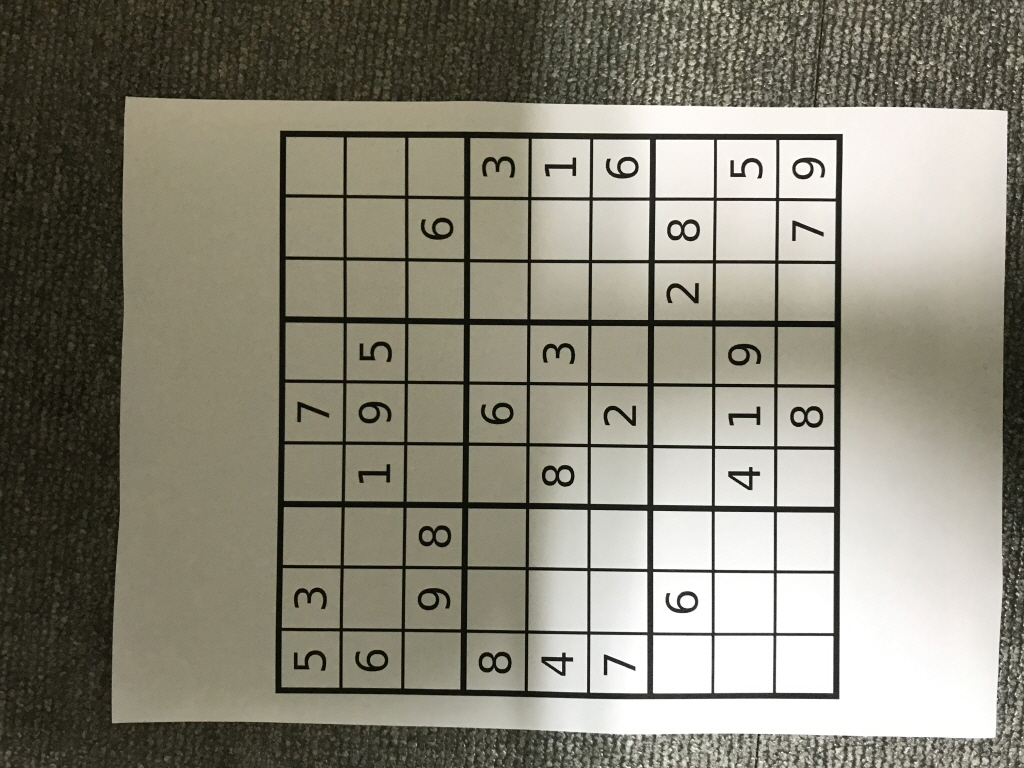
#> input picture OpenCVPython/Image/sIMG_2168.jpg, 1024 x 768 px; its folder holds 5 pictures in this run
$ jupyter execute --allow-errors chap142.ipynb
#> lines starting #> are read from the running program, lines starting #| are printed output that depends on the picture; after the words box and inside, x2 and y2 are one past the last pixel; in counts of white or black regions, pixels touching at a corner belong together
# 1.4.2 Image Thresholding

## Simple Thresholding

[cell 1]
import cv2
import numpy as np
from matplotlib import pyplot as plt

[cell 2]
def showImage(img):
    cv2.imshow('image',img)
    cv2.waitKey(0)
    cv2.destroyAllWindows()

[cell 3]
img = cv2.imread('./Image/beach-438500_1280.jpg')
showImage(img)
#> (the rest of this cell did not finish here and is left out)

[cell 4]
h,w=256,512
gray = np.zeros((h,w), np.uint8)
for i in range(h):
    for j in range(w):
#        gray[i,j]=i%256
#        gray[i,j]=(i+j)%256
        gray[i,j]=j%256

[cell 5]
showImage(gray)
#> in showImage (call 2), `cv2.imshow('image',img)`:
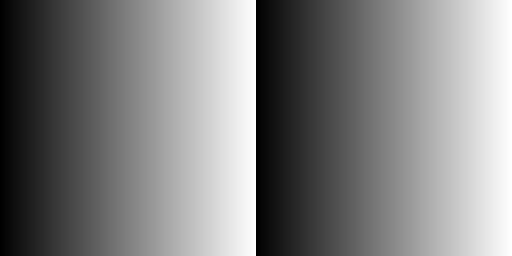
#> window 'image': shape (256, 512); min 0, max 255, mean 127.5

[cell 6]
ret,thresh1 = cv2.threshold(gray,127,255,cv2.THRESH_BINARY)
ret,thresh2 = cv2.threshold(gray,127,255,cv2.THRESH_BINARY_INV)
ret,thresh3 = cv2.threshold(gray,127,255,cv2.THRESH_TRUNC)
ret,thresh4 = cv2.threshold(gray,127,255,cv2.THRESH_TOZERO)
ret,thresh5 = cv2.threshold(gray,127,255,cv2.THRESH_TOZERO_INV)
titles = ['Original Image','BINARY','BINARY_INV','TRUNC','TOZERO','TOZERO_INV']
images = [gray, thresh1, thresh2, thresh3, thresh4, thresh5]

[cell 7]
plt.figure(figsize=(20,6))
for i in range(6):
    plt.subplot(2,3,i+1),plt.imshow(images[i],'gray')
    plt.title(titles[i])
    plt.xticks([]),plt.yticks([])
plt.show()
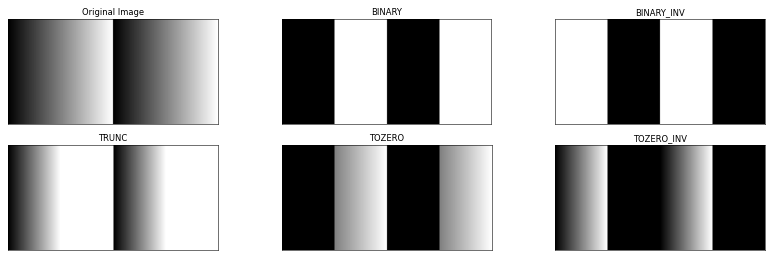
#> figure drawn by matplotlib, 6 panels

[cell 8]
def nothing(x):
    pass

[cell 9]
cv2.namedWindow('threshold')
cv2.createTrackbar('threshold','threshold',0,255,nothing)
img = cv2.imread('./Image/sIMG_2168.jpg',0)
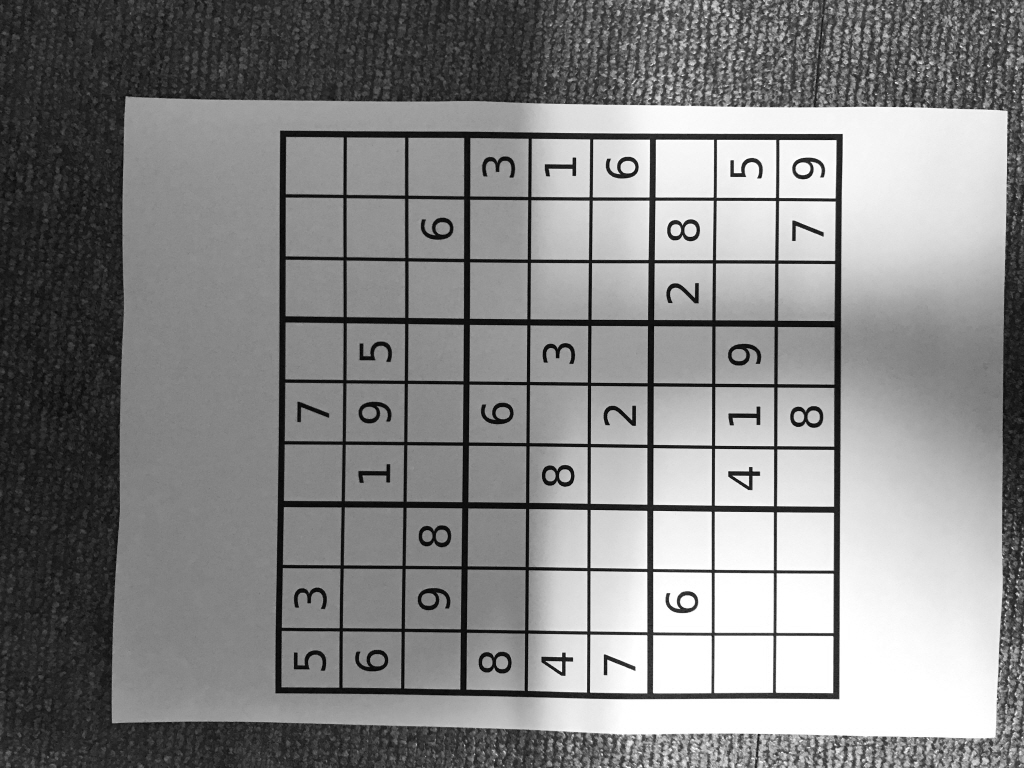
#> img: shape (768, 1024); min 2, max 255, mean 133.4
img = cv2.medianBlur(img,3)
img = cv2.medianBlur(img,3)
img = cv2.medianBlur(img,3)
cv2.imshow('image',img)
while(1):
    threshold = cv2.getTrackbarPos('threshold','threshold')
    ret,th1 = cv2.threshold(img,threshold,255,cv2.THRESH_BINARY)
#> th1: shape (768, 1024); every value is 255
#> ret = 0
    if threshold == 0:
        th1=img
    cv2.imshow('threshold',th1)
    k = cv2.waitKey(40) & 0xFF
#> (key Esc is pressed here)
    if k == 27:
        break
cv2.destroyAllWindows()

## Adaptive Thresholding

[cell 10]
img = cv2.imread('./Image/sIMG_2168.jpg',0) #2180
img = cv2.medianBlur(img,5)
ret,th1 = cv2.threshold(img,127,255,cv2.THRESH_BINARY)
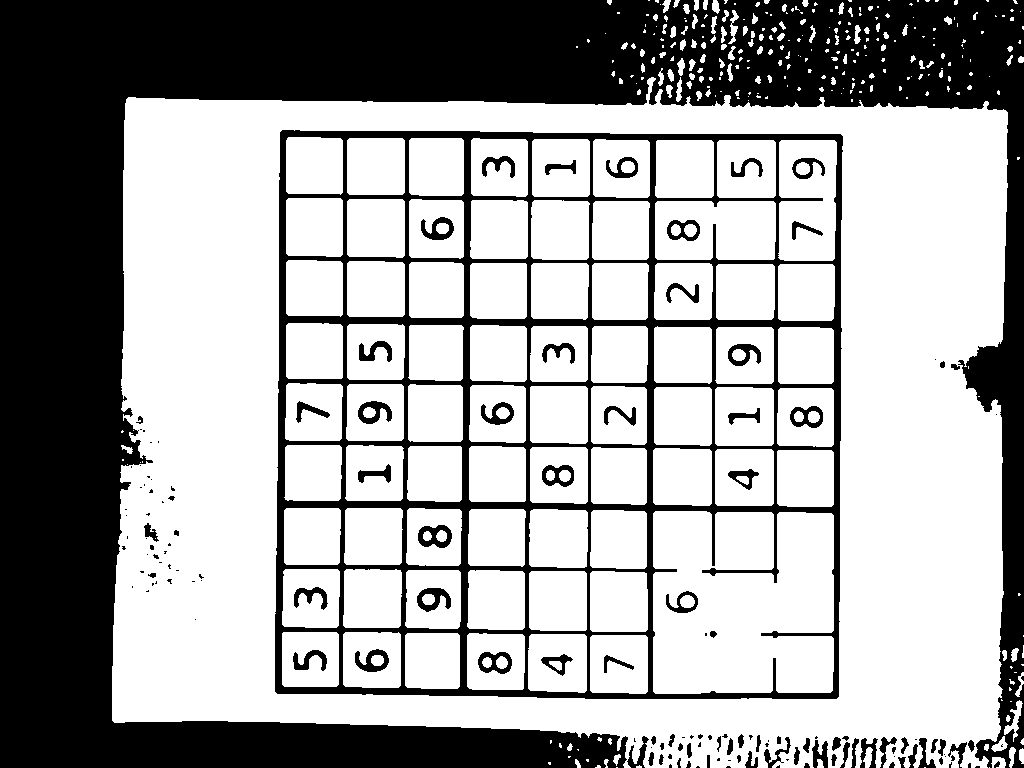
#> th1: shape (768, 1024); 64% white; 152 black regions (71 under 20 px), largest, box (x1, y1, x2, y2) and area: (0, 0, 1024, 768) 217949, (275, 130, 843, 699) 51300, (418, 525, 452, 548) 458
th2 = cv2.adaptiveThreshold(img,255,cv2.ADAPTIVE_THRESH_MEAN_C,cv2.THRESH_BINARY,11,2)
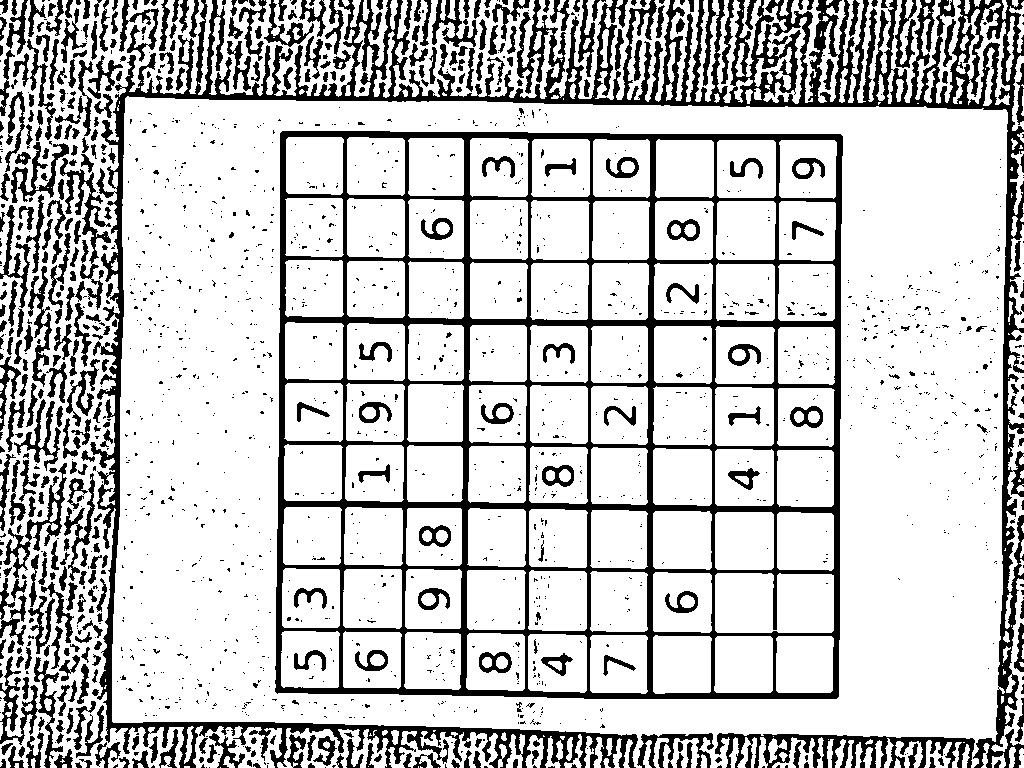
#> th2: shape (768, 1024); 77.9% white; 1908 black regions (1496 under 20 px), largest, box (x1, y1, x2, y2) and area: (90, 0, 1024, 768) 53601, (275, 131, 843, 699) 49735, (715, 733, 975, 768) 3942
th3 = cv2.adaptiveThreshold(img,255,cv2.ADAPTIVE_THRESH_GAUSSIAN_C,cv2.THRESH_BINARY,11,2)
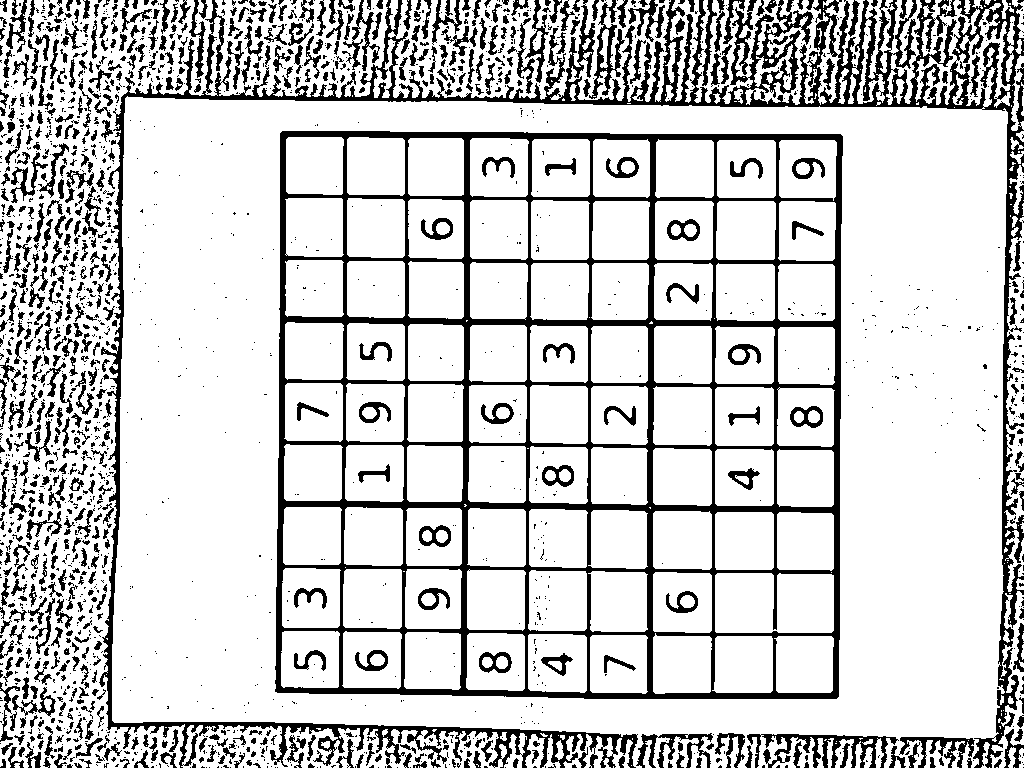
#> th3: shape (768, 1024); 80.8% white; 1998 black regions (1327 under 20 px), largest, box (x1, y1, x2, y2) and area: (275, 131, 843, 699) 48667, (99, 0, 1024, 768) 40749, (747, 734, 899, 768) 1958
titles = ['Original Image', 'Global Thresholding (v = 127)',
    'Adaptive Mean Thresholding', 'Adaptive Gaussian Thresholding']
images = [img, th1, th2, th3]

[cell 11]
plt.figure(figsize=(15,15))
for i in range(4):
    plt.subplot(2,2,i+1),plt.imshow(images[i],'gray')
    plt.title(titles[i])
    plt.xticks([]),plt.yticks([])
plt.show()

## Otsu's Binarization

[cell 12]
import cv2
import numpy as np
import random
from matplotlib import pyplot as plt

[cell 13]
def showImage(img):
    cv2.imshow('image',img)
    cv2.waitKey(0)
    cv2.destroyAllWindows()

[cell 14]
h,w,m=256,512,32
gray = np.zeros((h,w), np.uint8)
for i in range(h):
    for j in range(w):
        gray[i,j]=j%256

[cell 15]
for i in range(int(h/2)):
    for j in range(int(w/2)):
        gray[i+int(h/4),j+int(w/4)]=64

[cell 16]
img = np.copy(gray)
for i in range(h):
    for j in range(w):
        value=(gray[i,j]+random.randint(-m,m))
        if value < 0:
            img[i,j] = 0
        elif value > 255:
            img[i,j] = 255
        else :
            img[i,j] = value

[cell 17]
cv2.imshow('gray',gray)
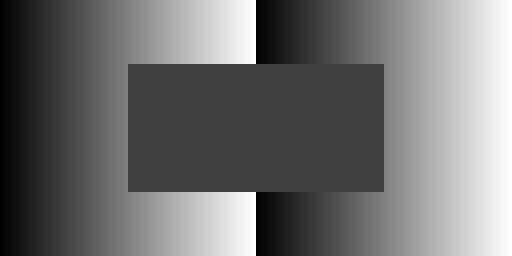
#> window 'gray': shape (256, 512); min 0, max 255, mean 111.6
cv2.imshow('img',img)
cv2.waitKey(0)
cv2.destroyAllWindows()

[cell 18]
# global thresholding
ret1,th1 = cv2.threshold(img,127,255,cv2.THRESH_BINARY)
# Otsu's thresholding
ret2,th2 = cv2.threshold(img,0,255,cv2.THRESH_BINARY+cv2.THRESH_OTSU)
# Otsu's thresholding after Gaussian filtering
blur = cv2.GaussianBlur(img,(5,5),0)
ret3,th3 = cv2.threshold(blur,0,255,cv2.THRESH_BINARY+cv2.THRESH_OTSU)

[cell 19]
# plot all the images and their histograms
images = [img, 0, th1, img, 0, th2, blur, 0, th3]
titles = ['Original Noisy Image','Histogram','Global Thresholding (v=127)',
    'Original Noisy Image','Histogram',"Otsu's Thresholding",
    'Gaussian filtered Image','Histogram',"Otsu's Thresholding"]

[cell 20]
plt.figure(figsize=(15,15))
for i in range(3):
    plt.subplot(3,3,i*3+1), plt.imshow(images[i*3],'gray')
    plt.title(titles[i*3]), plt.xticks([]), plt.yticks([])
    plt.subplot(3,3,i*3+2), plt.hist(images[i*3].ravel(),256)
    plt.title(titles[i*3+1]), plt.xticks([]), plt.yticks([])
    plt.subplot(3,3,i*3+3), plt.imshow(images[i*3+2],'gray')
    plt.title(titles[i*3+2]), plt.xticks([]), plt.yticks([])
plt.show()
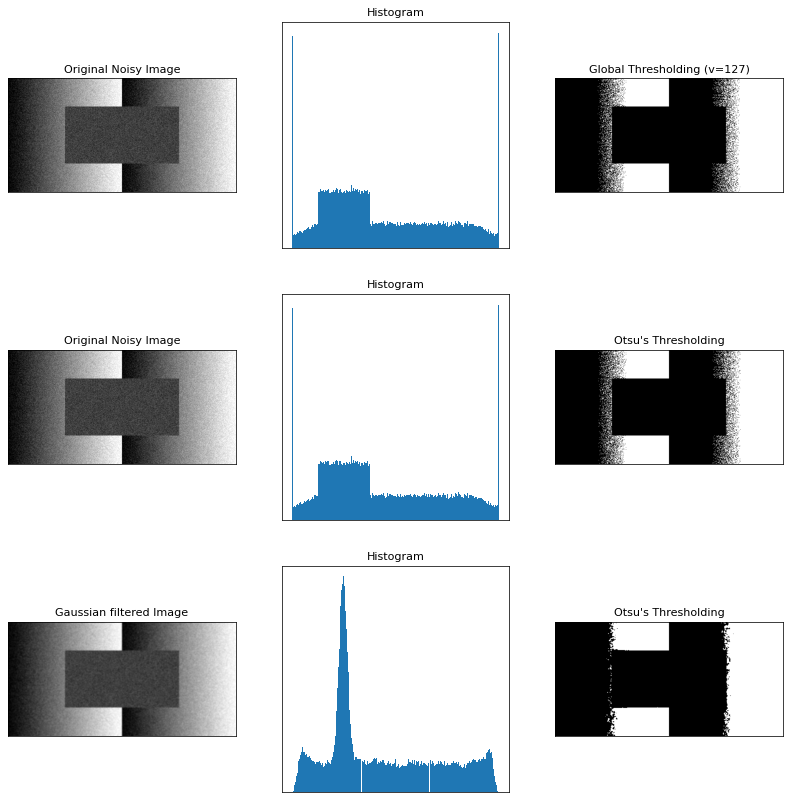
#> figure drawn by matplotlib, 9 panels

[cell 21]
img = cv2.imread('./Image/sIMG_2168.jpg',0)
blur = cv2.GaussianBlur(img,(5,5),0)
plt.figure(figsize=(30,15))
plt.subplot(2,1,1), plt.imshow(img,'gray')
plt.subplot(2,1,2), plt.imshow(blur,'gray')
plt.show()
# find normalized_histogram, and its cumulative distribution function

[cell 22]
hist = cv2.calcHist([blur],[0],None,[256],[0,256])
#> hist = 256 values, max 29907 at index 255, min 0 at index 0, mean 3072
# hist

[cell 23]
hist_norm = hist.ravel()/hist.max()
#> hist_norm = 256 values, max 1 at index 255, min 0 at index 0, mean 0.103
Q = hist_norm.cumsum()
#> Q = 256 values from 0 to 26.3

bins = np.arange(256)

fn_min = np.inf
thresh = -1

[cell 24]
for i in range(1,256):
    p1,p2 = np.hsplit(hist_norm,[i]) # probabilities
    q1,q2 = Q[i],Q[255]-Q[i] # cum sum of classes
    b1,b2 = np.hsplit(bins,[i]) # weights
#    print(i, q1, q2)

    # finding means and variances
    m1,m2 = np.sum(p1*b1)/q1, np.sum(p2*b2)/q2
    v1,v2 = np.sum(((b1-m1)**2)*p1)/q1,np.sum(((b2-m2)**2)*p2)/q2

    # calculates the minimization function
    fn = v1*q1 + v2*q2
    if fn < fn_min:
        fn_min = fn
        thresh = i
#> this loop made 255 passes
#> (p1, q1, q2, m1, m2, v1, v2, fn) on passes 10 to 13: ([0, 0, 0, 0, 0, 0, 0, 0, 0, 0], 0.0001, 26.3, 0, 133.4, 0, 4836.3, 127174.5), ([0, 0, 0, 0, 0, 0, 0, 0, 0, 0, 0.0001], 0.00117, 26.29, 0.857, 133.4, 7.17, 4836.4, 127172.9), ([0, 0, 0, 0, 0, 0, 0, 0, 0, 0, 0.0001, 0.00107], 0.00712, 26.29, 1.79, 133.5, 13.68, 4836.9, 127157), ([0, 0, 0, 0, 0, 0, 0, 0, 0, 0, 0.0001, 0.00107, 0.00595], 0.024, 26.27, 3.51, 133.5, 20.57, 4836.7, 127069.8)
#> (q1, q2, m1, m2, v1, v2, fn, fn_min) on passes 14 to 19: (0.0514, 26.24, 5.9, 133.7, 21.4, 4832.4, 126826, 126826), (0.0822, 26.21, 8.36, 133.8, 16.08, 4823.2, 126434.7, 126434.7), (0.116, 26.18, 9.89, 134, 12.56, 4812.9, 126000.9, 126000.9), (0.151, 26.14, 11.18, 134.1, 10, 4801.3, 125528.5, 125528.5), (0.183, 26.11, 12.54, 134.3, 7.43, 4788.6, 125046.4, 125046.4), (0.212, 26.08, 13.44, 134.4, 6.72, 4777.8, 124624.5, 124624.5)
# find otsu's threshold value with OpenCV function
ret, otsu = cv2.threshold(blur,0,255,cv2.THRESH_BINARY+cv2.THRESH_OTSU)
#> otsu: shape (768, 1024); 65.2% white; 144 black regions (64 under 20 px), largest, box (x1, y1, x2, y2) and area: (0, 0, 1024, 768) 206060, (274, 130, 842, 699) 54281, (418, 524, 452, 548) 532
print(thresh,ret)
#| 116 115.0

## Histogram Plot

[cell 25]
h,w,m=256,512,50
gray = np.zeros((h,w), np.uint8)
for i in range(h):
    for j in range(w):
        gray[i,j]=j%256

[cell 26]
hist = np.zeros(256, np.uint32)

[cell 27]
hist

[cell 28]
for i in range(h):
    for j in range(w):
        hist[gray[i,j]]+=1

[cell 29]
hist

[cell 30]
img = np.copy(gray)
for i in range(h):
    for j in range(w):
        value=(gray[i,j]+random.randint(-m,m))
        if value < 0:
            img[i,j] = 0
        elif value > 255:
            img[i,j] = 255
        else :
            img[i,j] = value

[cell 31]
for i in range(h):
    for j in range(w):
        hist[img[i,j]]+=1

[cell 32]
hist

[cell 33]
sum(hist)

[cell 34]
w*h

[cell 35]
h,w,ch=256,512,3
img = np.zeros((h,w,3), np.uint8)
cv2.rectangle(img,(0,h-0),(10,h-50),(0,255,0),0)
#> img: shape (256, 512, 3)
cv2.rectangle(img,(10,h-0),(20,h-150),(0,255,0),0)
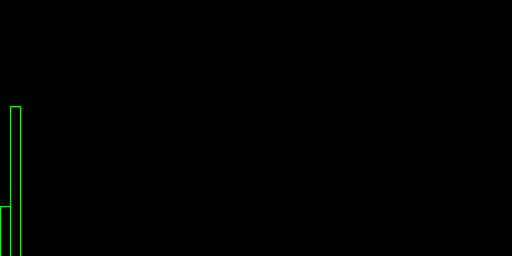
#> img: shape (256, 512, 3); mean of channels 0, 1, 2 0, 0.7, 0; drawn as B, G, R
cv2.rectangle(img,(20,h-0),(30,h-32),(0,255,0),0)
#> img: shape (256, 512, 3); 0.03% of pixels changed, all inside (x1, y1, x2, y2) = (21, 224, 31, 256)
showImage(img)
